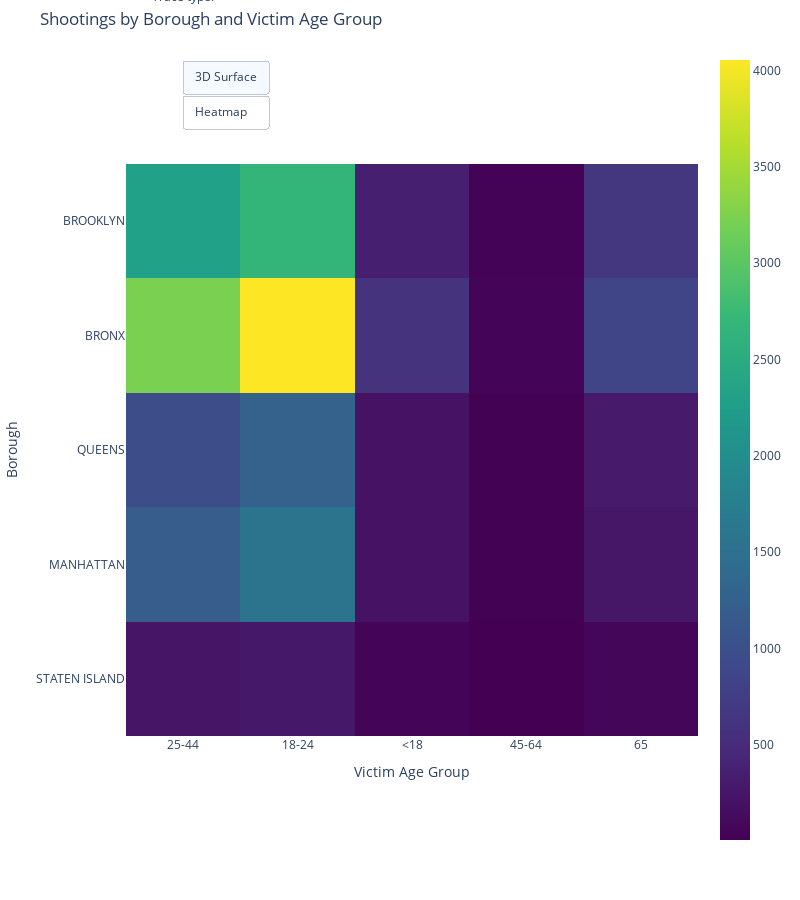

The notebook cell this image was saved under:
### Code cell
# Create heatmap
fig = px.imshow(
    df5.pivot(index='boro', columns='vic_age_group', values='shooting_num'),
    labels={'vic_age_group': 'Victim Age Group', 'boro': 'Borough', 'shooting_num': 'Number of Shootings'},
    x=df5['vic_age_group'].unique(),
    y=df5['boro'].unique(),
    color_continuous_scale='Viridis'
)

# Update layout
fig.update_layout(
    title='Shootings by Borough and Victim Age Group',
    xaxis_title='Victim Age Group',
    yaxis_title='Borough',
    width=800,
    height=900,
    autosize=False,
    margin=dict(t=50, b=50, l=50, r=50),
    template="plotly_white"
)

# Add dropdown buttons
fig.update_layout(
    updatemenus=[
        dict(
            type="buttons",
            direction="down",
            buttons=list([
                dict(
                    args=[{"type": "surface"}],
                    label="3D Surface",
                    method="restyle"
                ),
                dict(
                    args=[{"type": "heatmap"}],
                    label="Heatmap",
                    method="restyle"
                )
            ]),
            pad={"r": 10, "t": 10},
            showactive=True,
            x=0.1,
            xanchor="left",
            y=1.0,
            yanchor="top"
        ),
    ]
)

# Add annotation
fig.update_layout(
    annotations=[
        dict(text="Trace type:", showarrow=False,
             x=0, y=1.08, yref="paper", align="left")
    ]
)

fig.show()
# Save the figure as an HTML file
fig.write_html("agegroup_heatmap.html")

### Figure 1 — Plotly figure (JSON) as saved in the notebook; plotly's stock layout.template omitted (floating-point values rounded to 4 significant figures)
{"data": [{"coloraxis": "coloraxis", "hovertemplate": "vic_age_group: %{x}<br>boro: %{y}<br>color: %{z}<extra></extra>", "name": "0", "type": "heatmap", "x": ["25-44", "18-24", "<18", "45-64", "65"], "xaxis": "x", "y": ["BROOKLYN", "BRONX", "QUEENS", "MANHATTAN", "STATEN ISLAND"], "yaxis": "y", "z": [[2302, 2669, 351, 33, 655], [3224, 4054, 607, 56, 850], [966, 1266, 197, 17, 296], [1189, 1558, 204, 22, 247], [236, 268, 50, 6, 58]]}], "layout": {"annotations": [{"align": "left", "showarrow": false, "text": "Trace type:", "x": 0, "y": 1.08, "yref": "paper"}], "autosize": false, "coloraxis": {"colorscale": [[0, "#440154"], [0.1111, "#482878"], [0.2222, "#3e4989"], [0.3333, "#31688e"], [0.4444, "#26828e"], [0.5556, "#1f9e89"], [0.6667, "#35b779"], [0.7778, "#6ece58"], [0.8889, "#b5de2b"], [1, "#fde725"]]}, "height": 900, "margin": {"b": 50, "l": 50, "r": 50, "t": 50}, "title": {"text": "Shootings by Borough and Victim Age Group"}, "updatemenus": [{"buttons": [{"args": [{"type": "surface"}], "label": "3D Surface", "method": "restyle"}, {"args": [{"type": "heatmap"}], "label": "Heatmap", "method": "restyle"}], "direction": "down", "pad": {"r": 10, "t": 10}, "showactive": true, "type": "buttons", "x": 0.1, "xanchor": "left", "y": 1, "yanchor": "top"}], "width": 800, "xaxis": {"anchor": "y", "constrain": "domain", "domain": [0, 1], "scaleanchor": "y", "title": {"text": "Victim Age Group"}}, "yaxis": {"anchor": "x", "autorange": "reversed", "constrain": "domain", "domain": [0, 1], "title": {"text": "Borough"}}}}
